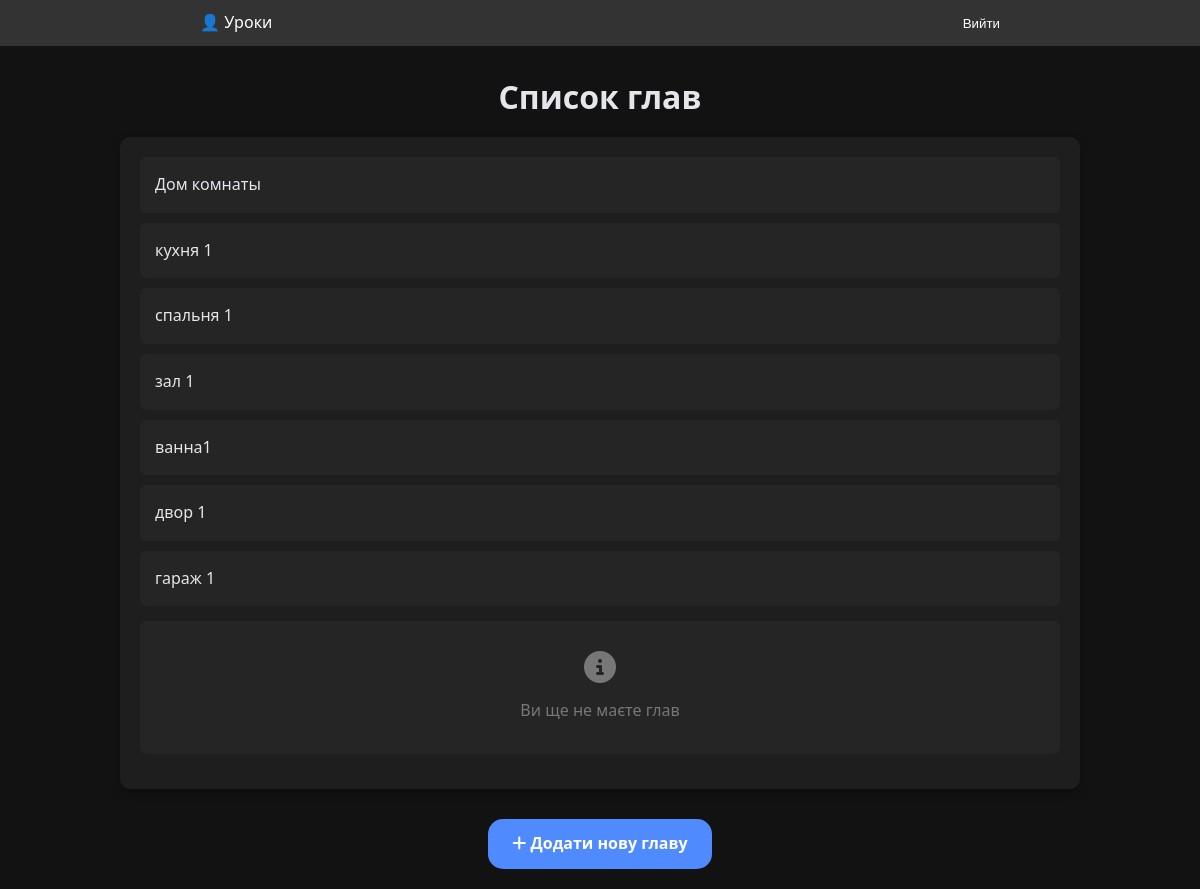
The app's page /chapters/1 (signed in) with its own data.
### trainer/models.py (models this page shows, shortened)
class Chapter(models.Model):
    name = models.CharField(max_length=255)
    user = models.ForeignKey(User, on_delete=models.CASCADE, blank=True, null=True)
    section = models.ForeignKey(Section, on_delete=models.CASCADE, related_name='chapters', blank=True, null=True)

### trainer/views.py (the view)
# urls.py: path('chapters/<int:section_id>', views.chapter, name='chapters'),
@login_required(login_url="/login/")
def chapter(request, section_id):
    section = get_object_or_404(Section, id=section_id)
    chapters = Chapter.objects.filter(section=section, user__isnull=True)
    user_chapters = Chapter.objects.filter(section=section, user=request.user)
    chapter_content_type = ContentType.objects.get_for_model(Chapter)
    selected_chapter_ids = UserSelection.objects.filter(
        user=request.user,
        content_type=chapter_content_type,
        object_id__in=[c.id for c in user_chapters]
    ).values_list('object_id', flat=True)
    return render(
        request,
        "chapters.html",
        context={
            "chapters": chapters,
            "user_chapters": user_chapters,
            "section_id": section.id,
            "selected_chapter_ids": set(selected_chapter_ids),
        },
    )

### trainer/templates/chapters.html (shortened to what this page needs)
{% extends "base.html" %}
{% block extra_styles %}
<link rel="stylesheet" href="/static/css/rooms.css">
<link rel="stylesheet" href="https://cdnjs.cloudflare.com/ajax/libs/font-awesome/6.1.1/css/all.min.css">
{% endblock %}
{% block content %}
<div class="container">
    <h1>Список глав</h1>
    <div class="section-card">
        <ul class="room-list" id="roomList">
            {% for chapter in chapters %}
            <a href="{% url 'rooms' chapter.id %}">
                <li class="room-item">
                    <span>{{ chapter.name }}</span>
                </li>
            </a>
            {% endfor %}
        </ul>
        <ul class="room-list" id="roomUserList">
            {% if user_chapters %}
                {% for chapter in user_chapters %}
                <li class="room-item" data-room-id="{{ chapter.id }}">
                    <label class="custom-checkbox-label">
                        <div class="item-content">
                            <a href="{% url 'rooms' chapter.id %}">
                                <span>{{ chapter.name }}</span>
                            </a>
                        </div>
                    </label>
                    <div class="room-actions">
                        <label class="checkbox-wrapper">
                            <input
                                type="checkbox"
                                class="item-checkbox"
                                data-item-type="chapter"
                                data-item-id="{{ chapter.id }}"
                                {% if chapter.id in selected_chapter_ids %}checked{% endif %}
                            >
                            <span class="checkmark"></span>
                        </label>
                        <button class="icon-btn edit-room" room-id="{{ chapter.id }}" room-name="{{ chapter.name }}">
                            <i class="fas fa-edit"></i>
                        </button>
                        <button class="icon-btn delete-room" onclick="deleteRoom({{ chapter.id }})">
                            <i class="fas fa-trash"></i>
                        </button>
                    </div>
                </li>
                {% endfor %}
            {% else %}
                <div class="empty-state">
                    <i class="fas fa-info-circle"></i>
                    <p>Ви ще не маєте глав</p>
                </div>
            {% endif %}
        </ul>
    </div>
    <div class="add-room">
        <a href="javascript:void(0);" onclick="showAddRoomForm()">
            <i class="fas fa-plus"></i> Додати нову главу
        </a>
    </div>
</div>
{% endblock %}

### trainer/templates/base.html (shortened to what this page needs)
{% load static %}
<!DOCTYPE html>
<html lang="uk">
<head>
    <link rel="stylesheet" href="{% static 'css/custom_checkbox.css' %}">
    {% block extra_styles %}{% endblock %}
</head>
<body>
    {% if user.is_authenticated %}
    <header style="background: #333; color: white; padding: 10px;">
        <div style="max-width: 800px; margin: auto; display: flex; justify-content: space-between;">
            <div>👤 {{ user.username }}</div>
            <div>
                <form method="post" action="{% url 'logout' %}">
                    <button type="submit" style="background: none; border: none; color: white; cursor: pointer;">Вийти</button>
                </form>
            </div>
        </div>
    </header>
    {% endif %}
    {% block content %}{% endblock %}
</body>
</html>

### trainer/static/css/rooms.css (style rules this page uses)
:root { --bg-primary: #121212; --bg-secondary: #1e1e1e; --bg-elevated: #252525; --text-primary: #e4e6eb; --text-secondary: #b0b3b8; --text-muted: #777; --border-color: #333; --accent-primary: #4f8aff; --accent-secondary: #3a6fc7; --success-color: #4caf50; --error-color: #e53935; --warning-color: #ff9800; --card-shadow: 0 4px 10px rgba(0, 0, 0, 0.25); --border-radius-sm: 6px; --border-radius-md: 10px; --border-radius-lg: 15px; --spacing-xs: 5px; --spacing-sm: 10px; --spacing-md: 15px; --spacing-lg: 20px; --spacing-xl: 30px; --font-size-xs: 12px; --font-size-sm: 14px; --font-size-md: 16px; --font-size-lg: 18px; --font-size-xl: 24px; --font-size-xxl: 32px; --transition-speed: 0.3s; }
* { box-sizing: border-box; margin: 0; padding: 0; }
body { font-family: 'Segoe UI', Roboto, 'Helvetica Neue', Arial, sans-serif; background-color: var(--bg-primary); color: var(--text-primary); line-height: 1.6; min-height: 100vh; display: flex; flex-direction: column; position: relative; }
a { text-decoration: none; }
.container { width: 100%; max-width: 1000px; margin: 0 auto; padding: 0 var(--spacing-lg); }
h1, h2, h3, h4 { font-weight: 600; line-height: 1.3; margin-bottom: var(--spacing-md); color: var(--text-primary); }
h1 { font-size: var(--font-size-xxl); margin-top: var(--spacing-xl); margin-bottom: var(--spacing-lg); text-align: center; }
.section-card { background-color: var(--bg-secondary); border-radius: var(--border-radius-md); box-shadow: var(--card-shadow); margin-bottom: var(--spacing-xl); padding: var(--spacing-lg); overflow: hidden; }
.room-list { list-style: none; padding: 0; margin-bottom: var(--spacing-md); }
.room-item { display: flex; justify-content: space-between; align-items: center; padding: var(--spacing-md); border-radius: var(--border-radius-sm); background-color: var(--bg-elevated); margin-bottom: var(--spacing-sm); transition: all 0.2s ease; animation: fadeIn 0.5s; }
.room-item span { font-size: var(--font-size-md); font-weight: 500; color: var(--text-primary); flex-grow: 1; }
.add-room { margin: var(--spacing-md) 0 var(--spacing-lg); text-align: center; }
.add-room a { display: inline-block; padding: 12px 24px; background-color: var(--accent-primary); color: white; font-weight: 600; border-radius: var(--border-radius-lg); text-decoration: none; transition: all 0.2s ease; font-size: var(--font-size-md); }
.empty-state { text-align: center; padding: var(--spacing-xl) 0; color: var(--text-muted); background-color: rgba(255, 255, 255, 0.03); border-radius: var(--border-radius-sm); margin-top: var(--spacing-md); }
.empty-state i { font-size: 32px; margin-bottom: var(--spacing-md); display: block; }
.empty-state p { font-size: var(--font-size-md); }

### records on screen
Chapter: name "Дом комнаты"
Chapter: name "кухня 1"
Chapter: name "спальня 1"
Chapter: name "зал 1"
Chapter: name "ванна1"
Chapter: name "двор 1"
Chapter: name "гараж 1"

### other values on screen
{{ user.username }} "Уроки"
